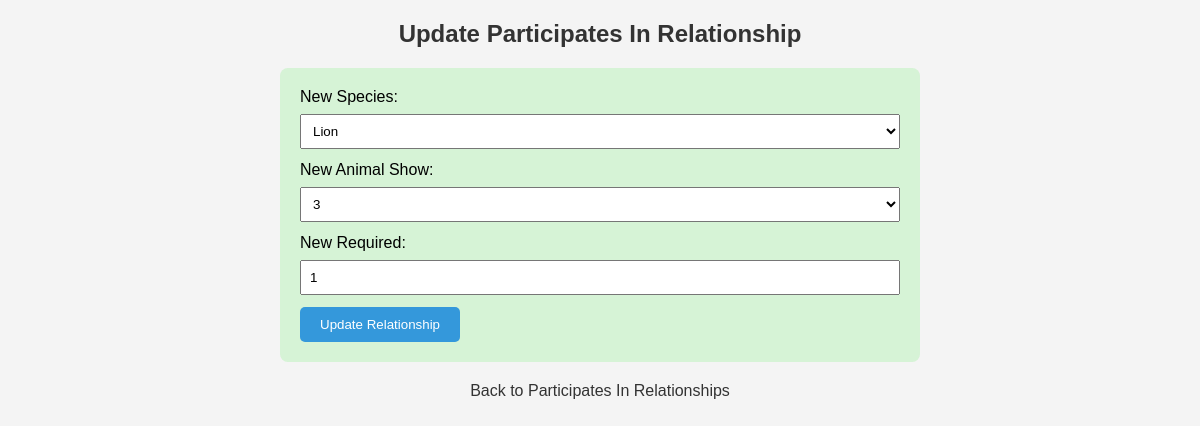
The page /participatesIN/update_participates_in.php?id=6 on the database its author committed.
### tables this page shows
CREATE TABLE IF NOT EXISTS `participatesin` (
  `ID` int(11) NOT NULL AUTO_INCREMENT,
  `SpeciesID` int(11) DEFAULT NULL,
  `AnimalShowID` int(11) DEFAULT NULL,
  `Reqd` int(11) NOT NULL,
  PRIMARY KEY (`ID`),
  KEY `SpeciesID` (`SpeciesID`),
  KEY `AnimalShowID` (`AnimalShowID`),
  CONSTRAINT `participatesin_ibfk_1` FOREIGN KEY (`SpeciesID`) REFERENCES `species` (`ID`),
  CONSTRAINT `participatesin_ibfk_2` FOREIGN KEY (`AnimalShowID`) REFERENCES `animalshow` (`id`)
);

CREATE TABLE IF NOT EXISTS `species` (
  `ID` int(11) NOT NULL AUTO_INCREMENT,
  `Name` varchar(255) NOT NULL,
  `FoodCost` int(11) NOT NULL,
  `updated_date` date DEFAULT NULL,
  PRIMARY KEY (`ID`)
);

CREATE TABLE IF NOT EXISTS `animalshow` (
  `AnimalShowID` int(11) NOT NULL AUTO_INCREMENT,
  `id` int(11) DEFAULT NULL,
  `Name` varchar(255) NOT NULL,
  `ShowsPerDay` int(11) NOT NULL,
  `SeniorPrice` int(11) NOT NULL,
  `AdultPrice` int(11) NOT NULL,
  `ChildPrice` int(11) NOT NULL,
  PRIMARY KEY (`AnimalShowID`) USING BTREE,
  UNIQUE KEY `Name` (`Name`),
  KEY `fk_revenuetype` (`id`) USING BTREE,
  CONSTRAINT `fk_revenuetype` FOREIGN KEY (`id`) REFERENCES `revenuetype` (`ID`) ON DELETE SET NULL
);

### participatesIN/update_participates_in.php (the view, shortened to what this page needs)
<?php
include '../includes/db_connection.php';
$id = $_GET['id'];
$sql = "SELECT * FROM ParticipatesIN WHERE ID = ?";
$stmt = $conn->prepare($sql);
$stmt->bind_param("i", $id);
$stmt->execute();
$result = $stmt->get_result();
$row = $result->fetch_assoc();
$speciesSql = "SELECT ID, Name FROM Species";
$speciesResult = $conn->query($speciesSql);
$animalShowSql = "SELECT ID, AnimalShowID FROM AnimalShow";
$animalShowResult = $conn->query($animalShowSql);
?>
<!DOCTYPE html>
<html lang="en">
<head>
</head>
<body>
    <h2>Update Participates In Relationship</h2>
    <form method="post" action="">
        <label for="newSpeciesID">New Species:</label>
        <select name="newSpeciesID" required>
            <?php while ($species = $speciesResult->fetch_assoc()) : ?>
                <option value="<?php echo $species['ID']; ?>" <?php echo ($species['ID'] == $row['SpeciesID']) ? 'selected' : ''; ?>>
                    <?php echo $species['Name']; ?>
                </option>
            <?php endwhile; ?>
        </select><br>
        <label for="newAnimalShowID">New Animal Show:</label>
        <select name="newAnimalShowID" required>
            <?php while ($animalShow = $animalShowResult->fetch_assoc()) : ?>
                <option value="<?php echo $animalShow['ID']; ?>" <?php echo ($animalShow['ID'] == $row['AnimalShowID']) ? 'selected' : ''; ?>>
                    <?php echo $animalShow['AnimalShowID']; ?>
                </option>
            <?php endwhile; ?>
        </select><br>
        <label for="newRequired">New Required:</label>
        <input type="number" name="newRequired" value="<?php echo $row['Reqd']; ?>" required><br>
        <button type="submit" name="updateParticipatesIn">
            Update Relationship
        </button>
    </form>
    <a href="view_participates_in.php">Back to Participates In Relationships</a>
</body>
</html>

### participatesIN/update_participates_in.php (style rules this page uses)
body { font-family: Arial, sans-serif; background-color: #f4f4f4; margin: 0; padding: 0; }
h2 { text-align: center; color: #333; }
form { width: 50%; margin: 20px auto; background-color: rgba(144, 238, 144, 0.3); padding: 20px; border-radius: 8px; }
label { display: block; margin-bottom: 8px; }
input, select { width: 100%; padding: 8px; margin-bottom: 12px; box-sizing: border-box; }
button { display: inline-block; padding: 10px 20px; background-color: #3498db; color: #fff; border: none; border-radius: 5px; cursor: pointer; }
a { display: block; margin-top: 10px; text-align: center; text-decoration: none; color: #333; }

### rows shown on the page
participatesin: newSpeciesID "Lion", newAnimalShowID "3", newRequired "1"
